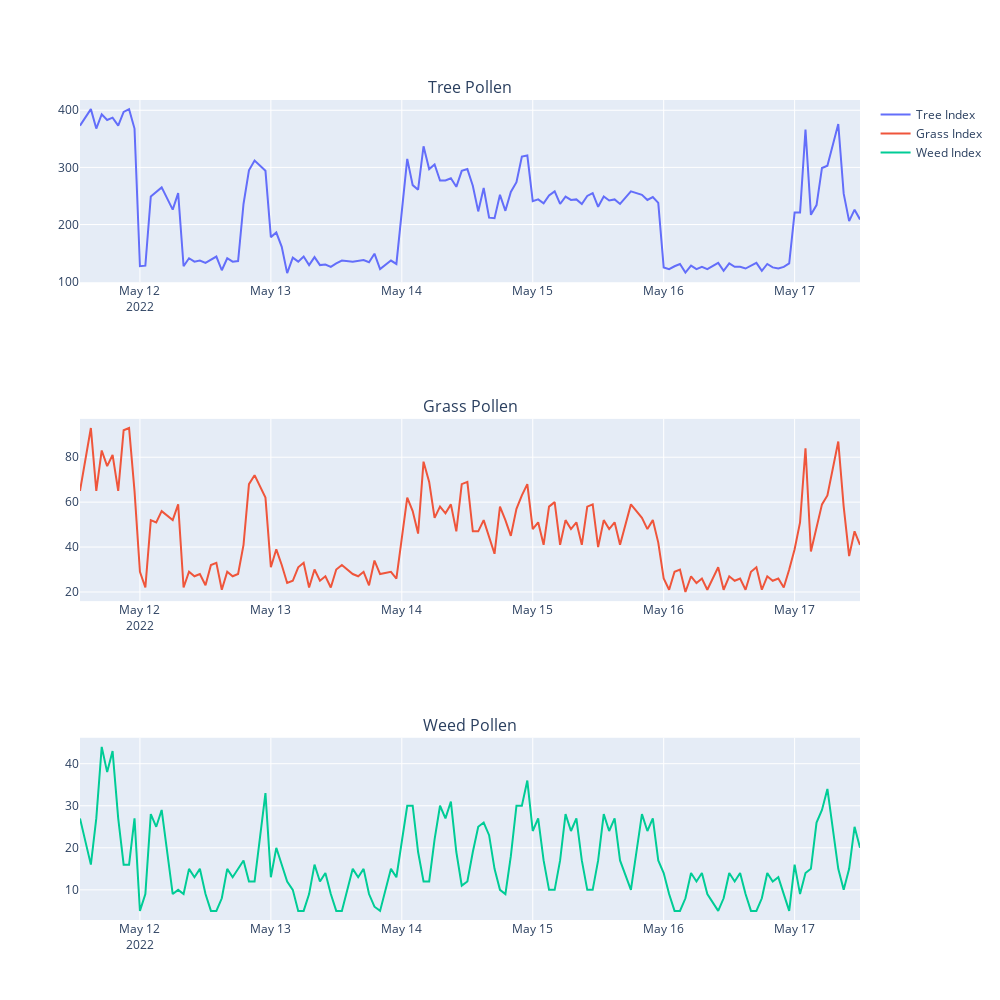

The code cell stored with this chart in its notebook:
### Code cell
fig = make_subplots(rows=3, cols=1, subplot_titles=("Tree Pollen","Grass Pollen","Weed Pollen"))

fig.append_trace(go.Scatter(name='Tree Index',x=pollen['date'], y=pollen['tree']),row=1,col=1)

fig.append_trace(go.Scatter(name='Grass Index', x=pollen['date'], y=pollen['grass']),row=2,col=1)

fig.append_trace(go.Scatter(name='Weed Index', x=pollen['date'], y=pollen['weed']),row=3,col=1)

fig.update_layout(height=1000, width=1000)

# fig.update_yaxes(range=[0, 420])


fig.show()

### Figure 1 — Plotly figure (JSON) as saved in the notebook; plotly's stock layout.template omitted (floating-point values rounded to 4 significant figures; data arrays with more than 128 entries replaced by an {"elided": "..."} marker saying what was removed)
{"data": [{"name": "Tree Index", "type": "scatter", "x": {"elided": "134 str values"}, "xaxis": "x", "y": {"elided": "134 int values"}, "yaxis": "y"}, {"name": "Grass Index", "type": "scatter", "x": {"elided": "134 str values"}, "xaxis": "x2", "y": {"elided": "134 int values"}, "yaxis": "y2"}, {"name": "Weed Index", "type": "scatter", "x": {"elided": "134 str values"}, "xaxis": "x3", "y": {"elided": "134 int values"}, "yaxis": "y3"}], "layout": {"annotations": [{"font": {"size": 16}, "showarrow": false, "text": "Tree Pollen", "x": 0.5, "xanchor": "center", "xref": "paper", "y": 1, "yanchor": "bottom", "yref": "paper"}, {"font": {"size": 16}, "showarrow": false, "text": "Grass Pollen", "x": 0.5, "xanchor": "center", "xref": "paper", "y": 0.6111, "yanchor": "bottom", "yref": "paper"}, {"font": {"size": 16}, "showarrow": false, "text": "Weed Pollen", "x": 0.5, "xanchor": "center", "xref": "paper", "y": 0.2222, "yanchor": "bottom", "yref": "paper"}], "height": 1000, "width": 1000, "xaxis": {"anchor": "y", "domain": [0, 1]}, "xaxis2": {"anchor": "y2", "domain": [0, 1]}, "xaxis3": {"anchor": "y3", "domain": [0, 1]}, "yaxis": {"anchor": "x", "domain": [0.7778, 1]}, "yaxis2": {"anchor": "x2", "domain": [0.3889, 0.6111]}, "yaxis3": {"anchor": "x3", "domain": [0, 0.2222]}}}
